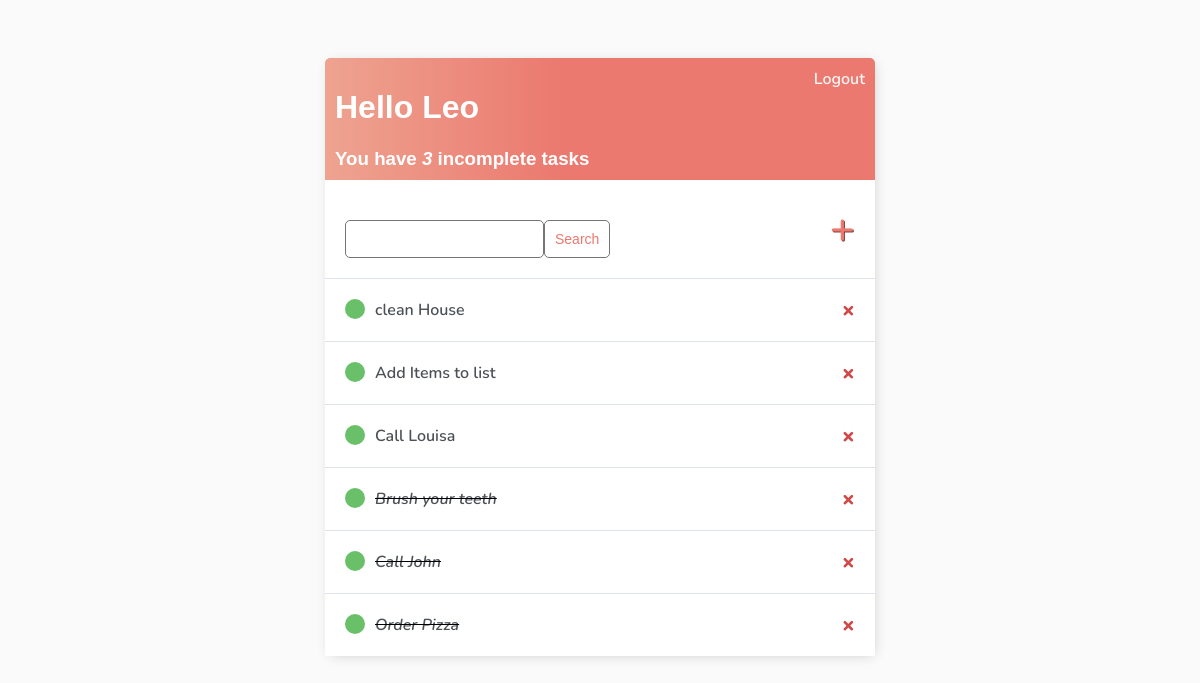
The app's page / (signed in) with its own data.
### base/models.py (models this page shows)
class Task(models.Model):
    user = models.ForeignKey(User, on_delete=models.CASCADE, null=True, blank=True)
    title = models.CharField(max_length=200)
    description = models.TextField(null=True, blank=True)
    complete = models.BooleanField(default=False)
    created = models.DateTimeField(auto_now_add=True)
    def __str__(self) -> str:
        return self.title
    class Meta:
        ordering = ['complete']

### base/views.py (the view)
# urls.py: path('', TaskList.as_view(), name='tasks'),
class TaskList(LoginRequiredMixin, ListView):
    model = Task
    context_object_name = 'tasks'
    def get_context_data(self, **kwargs):
        context =  super().get_context_data(**kwargs)
        context['tasks'] = context['tasks'].filter(user=self.request.user)
        context['count'] = context['tasks'].filter(complete=False).count()
        search_input = self.request.GET.get('search-area') or ""
        if search_input:
            context['tasks'] = context['tasks'].filter(title__startswith=search_input)
        context['search_input'] = search_input
        return context

### base/templates/base/task_list.html
{% extends 'base/main.html' %}
{% block content %}
<div class="header-bar">
    <div>
        <h1> Hello {{request.user | title}}</h1>
        <h3 style="margin:0"> You have <i>{{count}}</i> incomplete task{{ count|pluralize:"s" }}</h3>
    </div>
    {% if request.user.is_authenticated %}
    <a href="{% url 'logout' %}"> Logout </a>
    {% else %}
    <a href="{% url 'login' %}"> Login </a>
    {% endif %}
</div>
<div id="search-add-wrapper">
    <form method="GET" style="margin-top: 20px;display: flex;">
        <input type='text' name="search-area" value={{search_input}}>
        <input class="button" type="submit" value="Search">
    </form>
    <a id="add-link" href="{% url 'task-create' %}">&#x2b;</a>
</div>
<div class="task-items-wrapper">
    {% for task in tasks %}
        <div class="task-wrapper">
            {% if task.complete %}
            <div class="task-title">
                <div class="task-complete-icon"></div>
                <i><s><a href="{% url 'task-update' task.id %}"> {{task}}</a></s></i>
            </div>
            {% else %}
            <div class="task-title">
                <div class="task-complete-icon"></div>
                <a href="{% url 'task-update' task.id %}"> {{task}}</a>
            </div>
            {% endif %}
            <a class="delete-link" href="{% url 'task-delete' task.id %}">&#215;</a>
        </div>
    {% empty %}
    <h3>No items in list</h3>
    {% endfor %}
</div>
{% endblock content %}

### base/templates/base/main.html (style rules this page uses)
body { background-color: #FAFAFA; font-family: 'Nunito', sans-serif; padding-top: 50px; }
h1, h2, h3, h4, h5, h6 { font-family: 'Raleway', sans-serif; }
a, p { color: #4b5156 }
a { font-weight: 600; }
input { outline: none; border: none; }
.header-bar { display: flex; justify-content: space-between; color: #fff; padding: 10px; border-radius: 5px 5px 0 0; background: linear-gradient(90deg, #EEA390 0%, #EB796F 43%, #EB796F 100%); }
.header-bar a { color: rgb(247, 247, 247); text-decoration: none; }
.task-wrapper { display: flex; align-items: center; justify-content: space-between; background-color: #fff; border-top: 1px solid #dfe4ea; overflow: hidden; }
.task-title { display: flex; padding: 20px; }
.task-title a { text-decoration: none; color: #4b5156; margin-left: 10px; }
.task-complete-icon { height: 20px; width: 20px; background-color: rgb(105, 192, 105); border-radius: 50%; }
.delete-link { text-decoration: none; font-weight: 900; color: #cf4949; font-size: 22px; line-height: 0; padding: 20px 20px; }
#add-link { color: #EB796F; text-decoration: none; font-size: 42px; text-shadow: 1px 1px #81413b; }
#search-add-wrapper { display: flex; justify-content: space-between; align-items: center; padding: 20px; }
input[type=text], input[type=password], textarea { border: 1px solid #757575; border-radius: 5px; padding: 10px; width: 90%; }
::placeholder { font-weight: 300; opacity: 0.5; }
.button { border: 1px solid #757575; background-color: #FFF; color: #EB796F; padding: 10px; font-size: 14px; border-radius: 5px; cursor: pointer; text-decoration: none; }

### records on screen
Task: title "clean House"
Task: title "Add Items to list"
Task: title "Call Louisa"
Task: title "Brush your teeth"
Task: title "Call John"
Task: title "Order Pizza"

### other values on screen
{{ request.user | title }} "Leo"
{{ count }} "3"
